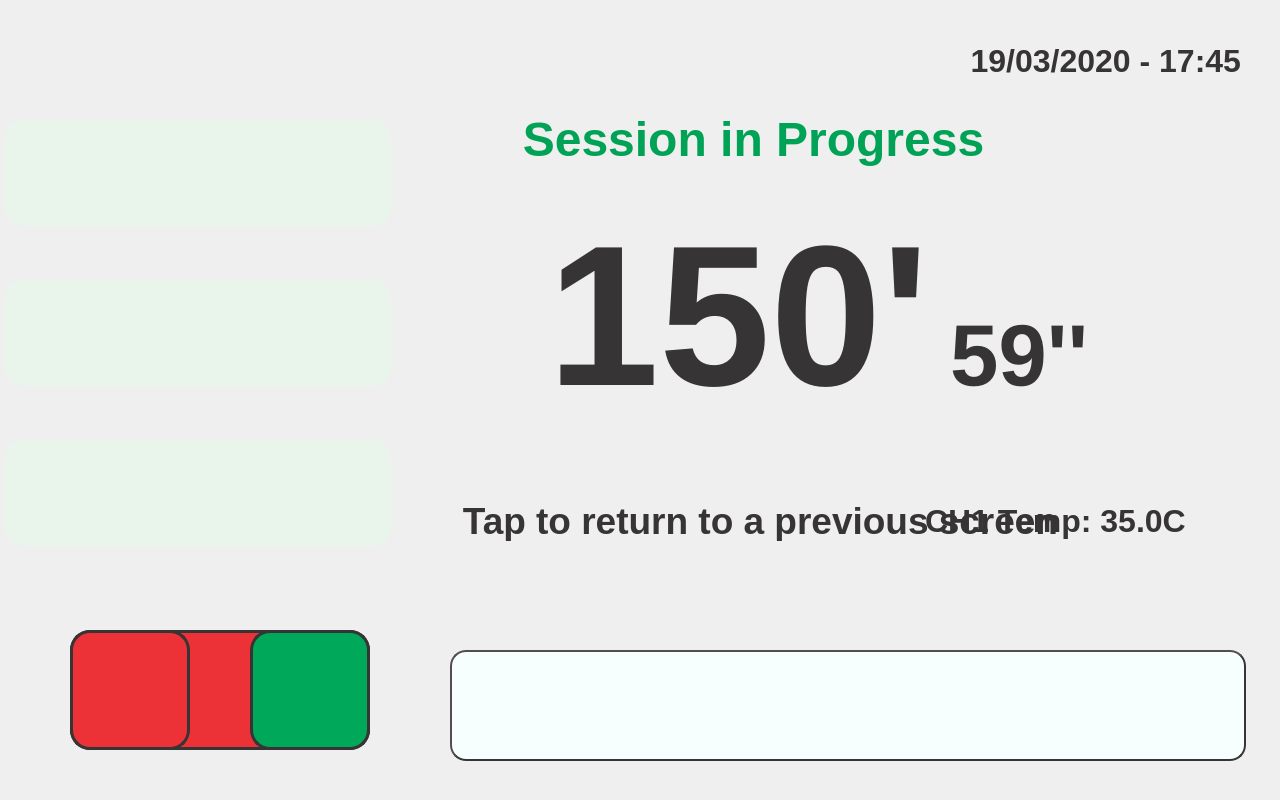
<?xml version="1.0" encoding="UTF-8"?>
<ui version="4.0">
 <class>TreatmentDialog</class>
 <widget class="QDialog" name="TreatmentDialog">
  <property name="geometry">
   <rect>
    <x>0</x>
    <y>0</y>
    <width>1280</width>
    <height>800</height>
   </rect>
  </property>
  <property name="windowTitle">
   <string>Dialog</string>
  </property>
  <property name="styleSheet">
   <string notr="true">QDialog {
background-image: url(:/background/resources/bkg_treat_no_buttons.png);
}</string>
  </property>
  <widget class="QTextEdit" name="textEdit">
   <property name="geometry">
    <rect>
     <x>450</x>
     <y>650</y>
     <width>796</width>
     <height>111</height>
    </rect>
   </property>
   <property name="styleSheet">
    <string notr="true">border:2px outset;
background-color: rgb(246, 255, 254);
border-radius: 16px;
color: rgb(0, 0, 127);
border-color: rgb(55, 52, 53);</string>
   </property>
  </widget>
  <widget class="QPushButton" name="stop_rsmButton">
   <property name="geometry">
    <rect>
     <x>70</x>
     <y>630</y>
     <width>300</width>
     <height>120</height>
    </rect>
   </property>
   <property name="minimumSize">
    <size>
     <width>100</width>
     <height>100</height>
    </size>
   </property>
   <property name="styleSheet">
    <string notr="true">background-image: url(:/buttons/resources/Stop-Pause.png);
background-color: rgb(237, 50, 55);
border-radius: 20px;
border:3px solid rgb(55, 52, 53);</string>
   </property>
   <property name="text">
    <string/>
   </property>
  </widget>
  <widget class="QLabel" name="date_timeLabel">
   <property name="geometry">
    <rect>
     <x>910</x>
     <y>40</y>
     <width>331</width>
     <height>41</height>
    </rect>
   </property>
   <property name="font">
    <font>
     <family>Liberation Sans</family>
     <pointsize>24</pointsize>
     <weight>75</weight>
     <bold>true</bold>
    </font>
   </property>
   <property name="styleSheet">
    <string notr="true">color: rgb(55, 52, 53);</string>
   </property>
   <property name="text">
    <string>19/03/2020 - 17:45</string>
   </property>
   <property name="alignment">
    <set>Qt::AlignRight|Qt::AlignTrailing|Qt::AlignVCenter</set>
   </property>
  </widget>
  <widget class="QLabel" name="stage1PowerLabel">
   <property name="geometry">
    <rect>
     <x>260</x>
     <y>120</y>
     <width>151</width>
     <height>51</height>
    </rect>
   </property>
   <property name="font">
    <font>
     <family>Liberation Sans</family>
     <pointsize>36</pointsize>
     <weight>75</weight>
     <bold>true</bold>
    </font>
   </property>
   <property name="styleSheet">
    <string notr="true">color: rgb(237, 50, 55);</string>
   </property>
   <property name="text">
    <string>100%</string>
   </property>
  </widget>
  <widget class="QLabel" name="progressLabel">
   <property name="geometry">
    <rect>
     <x>448</x>
     <y>109</y>
     <width>611</width>
     <height>61</height>
    </rect>
   </property>
   <property name="font">
    <font>
     <family>Liberation Sans</family>
     <pointsize>36</pointsize>
     <weight>75</weight>
     <bold>true</bold>
    </font>
   </property>
   <property name="styleSheet">
    <string notr="true">color: rgb(0, 163, 86);</string>
   </property>
   <property name="text">
    <string>Session in Progress</string>
   </property>
   <property name="alignment">
    <set>Qt::AlignCenter</set>
   </property>
  </widget>
  <widget class="QLabel" name="remaining_secsLabel">
   <property name="geometry">
    <rect>
     <x>950</x>
     <y>280</y>
     <width>161</width>
     <height>151</height>
    </rect>
   </property>
   <property name="font">
    <font>
     <family>Liberation Sans</family>
     <pointsize>65</pointsize>
     <weight>75</weight>
     <bold>true</bold>
    </font>
   </property>
   <property name="styleSheet">
    <string notr="true">color: rgb(55, 52, 53);</string>
   </property>
   <property name="text">
    <string>59''</string>
   </property>
  </widget>
  <widget class="QLabel" name="remaining_minsLabel">
   <property name="geometry">
    <rect>
     <x>448</x>
     <y>200</y>
     <width>481</width>
     <height>231</height>
    </rect>
   </property>
   <property name="font">
    <font>
     <family>Liberation Sans</family>
     <pointsize>150</pointsize>
     <weight>75</weight>
     <bold>true</bold>
    </font>
   </property>
   <property name="styleSheet">
    <string notr="true">color: rgb(55, 52, 53);</string>
   </property>
   <property name="text">
    <string>150'</string>
   </property>
   <property name="alignment">
    <set>Qt::AlignRight|Qt::AlignTrailing|Qt::AlignVCenter</set>
   </property>
  </widget>
  <widget class="QLabel" name="stage1MinutesLabel">
   <property name="geometry">
    <rect>
     <x>260</x>
     <y>170</y>
     <width>151</width>
     <height>51</height>
    </rect>
   </property>
   <property name="font">
    <font>
     <family>Liberation Sans</family>
     <pointsize>36</pointsize>
     <weight>75</weight>
     <bold>true</bold>
    </font>
   </property>
   <property name="styleSheet">
    <string notr="true">color: rgb(55, 52, 53);</string>
   </property>
   <property name="text">
    <string>120'</string>
   </property>
  </widget>
  <widget class="QPushButton" name="stopButton">
   <property name="geometry">
    <rect>
     <x>70</x>
     <y>630</y>
     <width>120</width>
     <height>120</height>
    </rect>
   </property>
   <property name="minimumSize">
    <size>
     <width>100</width>
     <height>100</height>
    </size>
   </property>
   <property name="styleSheet">
    <string notr="true">background-image: url(:/buttons/resources/Stop.png);
background-color: rgb(237, 50, 55);
border-radius: 20px;
border:3px solid rgb(55, 52, 53);</string>
   </property>
   <property name="text">
    <string/>
   </property>
  </widget>
  <widget class="QPushButton" name="rsmButton">
   <property name="geometry">
    <rect>
     <x>250</x>
     <y>630</y>
     <width>120</width>
     <height>120</height>
    </rect>
   </property>
   <property name="minimumSize">
    <size>
     <width>100</width>
     <height>100</height>
    </size>
   </property>
   <property name="styleSheet">
    <string notr="true">background-image: url(:/buttons/resources/Rsm.png);
background-color: rgb(0, 168, 89);
border-radius: 20px;
border:3px solid rgb(55, 52, 53);</string>
   </property>
   <property name="text">
    <string/>
   </property>
  </widget>
  <widget class="QPushButton" name="doneButton">
   <property name="geometry">
    <rect>
     <x>450</x>
     <y>500</y>
     <width>621</width>
     <height>41</height>
    </rect>
   </property>
   <property name="font">
    <font>
     <family>Liberation Sans</family>
     <pointsize>28</pointsize>
     <weight>75</weight>
     <bold>true</bold>
    </font>
   </property>
   <property name="focusPolicy">
    <enum>Qt::NoFocus</enum>
   </property>
   <property name="styleSheet">
    <string notr="true">border: 0px;
color: rgb(55, 52, 53);</string>
   </property>
   <property name="text">
    <string>Tap to return to a previous screen</string>
   </property>
  </widget>
  <widget class="QWidget" name="layoutWidget_6">
   <property name="geometry">
    <rect>
     <x>670</x>
     <y>560</y>
     <width>541</width>
     <height>76</height>
    </rect>
   </property>
   <layout class="QHBoxLayout" name="horizontalLayout_5">
    <property name="spacing">
     <number>22</number>
    </property>
    <item>
     <widget class="QPushButton" name="ant1Button">
      <property name="sizePolicy">
       <sizepolicy hsizetype="Fixed" vsizetype="Fixed">
        <horstretch>0</horstretch>
        <verstretch>0</verstretch>
       </sizepolicy>
      </property>
      <property name="minimumSize">
       <size>
        <width>100</width>
        <height>50</height>
       </size>
      </property>
      <property name="font">
       <font>
        <family>Liberation Sans</family>
        <pointsize>16</pointsize>
        <weight>75</weight>
        <bold>true</bold>
       </font>
      </property>
      <property name="styleSheet">
       <string notr="true">border: 0px;
</string>
      </property>
      <property name="text">
       <string/>
      </property>
      <property name="icon">
       <iconset resource="stretcher4_res.qrc">
        <normaloff>:/buttons/resources/wifi-symbol_disa.png</normaloff>:/buttons/resources/wifi-symbol_disa.png</iconset>
      </property>
      <property name="iconSize">
       <size>
        <width>100</width>
        <height>100</height>
       </size>
      </property>
     </widget>
    </item>
    <item>
     <widget class="QPushButton" name="ant2Button">
      <property name="sizePolicy">
       <sizepolicy hsizetype="Fixed" vsizetype="Fixed">
        <horstretch>0</horstretch>
        <verstretch>0</verstretch>
       </sizepolicy>
      </property>
      <property name="minimumSize">
       <size>
        <width>100</width>
        <height>50</height>
       </size>
      </property>
      <property name="font">
       <font>
        <family>Liberation Sans</family>
        <pointsize>16</pointsize>
        <weight>75</weight>
        <bold>true</bold>
       </font>
      </property>
      <property name="styleSheet">
       <string notr="true">border: 0px;
</string>
      </property>
      <property name="text">
       <string/>
      </property>
      <property name="icon">
       <iconset resource="stretcher4_res.qrc">
        <normaloff>:/buttons/resources/wifi-symbol_disa.png</normaloff>:/buttons/resources/wifi-symbol_disa.png</iconset>
      </property>
      <property name="iconSize">
       <size>
        <width>100</width>
        <height>100</height>
       </size>
      </property>
     </widget>
    </item>
    <item>
     <widget class="QPushButton" name="ant3Button">
      <property name="sizePolicy">
       <sizepolicy hsizetype="Fixed" vsizetype="Fixed">
        <horstretch>0</horstretch>
        <verstretch>0</verstretch>
       </sizepolicy>
      </property>
      <property name="minimumSize">
       <size>
        <width>100</width>
        <height>50</height>
       </size>
      </property>
      <property name="font">
       <font>
        <family>Liberation Sans</family>
        <pointsize>16</pointsize>
        <weight>75</weight>
        <bold>true</bold>
       </font>
      </property>
      <property name="styleSheet">
       <string notr="true">border: 0px;
</string>
      </property>
      <property name="text">
       <string/>
      </property>
      <property name="icon">
       <iconset resource="stretcher4_res.qrc">
        <normaloff>:/buttons/resources/wifi-symbol_disa.png</normaloff>:/buttons/resources/wifi-symbol_disa.png</iconset>
      </property>
      <property name="iconSize">
       <size>
        <width>100</width>
        <height>100</height>
       </size>
      </property>
     </widget>
    </item>
   </layout>
  </widget>
  <widget class="QLabel" name="tempLabel">
   <property name="geometry">
    <rect>
     <x>925</x>
     <y>500</y>
     <width>331</width>
     <height>41</height>
    </rect>
   </property>
   <property name="font">
    <font>
     <family>Liberation Sans</family>
     <pointsize>24</pointsize>
     <weight>75</weight>
     <bold>true</bold>
    </font>
   </property>
   <property name="styleSheet">
    <string notr="true">color: rgb(55, 52, 53);</string>
   </property>
   <property name="text">
    <string>CH1 Temp: 35.0C</string>
   </property>
  </widget>
  <widget class="QLabel" name="stage2MinutesLabel">
   <property name="geometry">
    <rect>
     <x>260</x>
     <y>330</y>
     <width>151</width>
     <height>51</height>
    </rect>
   </property>
   <property name="font">
    <font>
     <family>Liberation Sans</family>
     <pointsize>36</pointsize>
     <weight>75</weight>
     <bold>true</bold>
    </font>
   </property>
   <property name="styleSheet">
    <string notr="true">color: rgb(55, 52, 53);</string>
   </property>
   <property name="text">
    <string>120'</string>
   </property>
  </widget>
  <widget class="QLabel" name="stage2PowerLabel">
   <property name="geometry">
    <rect>
     <x>260</x>
     <y>280</y>
     <width>151</width>
     <height>51</height>
    </rect>
   </property>
   <property name="font">
    <font>
     <family>Liberation Sans</family>
     <pointsize>36</pointsize>
     <weight>75</weight>
     <bold>true</bold>
    </font>
   </property>
   <property name="styleSheet">
    <string notr="true">color: rgb(237, 50, 55);</string>
   </property>
   <property name="text">
    <string>100%</string>
   </property>
  </widget>
  <widget class="QLabel" name="stage3MinutesLabel">
   <property name="geometry">
    <rect>
     <x>260</x>
     <y>490</y>
     <width>151</width>
     <height>51</height>
    </rect>
   </property>
   <property name="font">
    <font>
     <family>Liberation Sans</family>
     <pointsize>36</pointsize>
     <weight>75</weight>
     <bold>true</bold>
    </font>
   </property>
   <property name="styleSheet">
    <string notr="true">color: rgb(55, 52, 53);</string>
   </property>
   <property name="text">
    <string>120'</string>
   </property>
  </widget>
  <widget class="QLabel" name="stage3PowerLabel">
   <property name="geometry">
    <rect>
     <x>260</x>
     <y>440</y>
     <width>151</width>
     <height>51</height>
    </rect>
   </property>
   <property name="font">
    <font>
     <family>Liberation Sans</family>
     <pointsize>36</pointsize>
     <weight>75</weight>
     <bold>true</bold>
    </font>
   </property>
   <property name="styleSheet">
    <string notr="true">color: rgb(237, 50, 55);</string>
   </property>
   <property name="text">
    <string>100%</string>
   </property>
  </widget>
  <widget class="QWidget" name="layoutWidget">
   <property name="geometry">
    <rect>
     <x>5</x>
     <y>120</y>
     <width>236</width>
     <height>106</height>
    </rect>
   </property>
   <layout class="QHBoxLayout" name="horizontalLayout">
    <property name="spacing">
     <number>5</number>
    </property>
    <item>
     <widget class="QPushButton" name="stage1SignalButton">
      <property name="sizePolicy">
       <sizepolicy hsizetype="Fixed" vsizetype="Fixed">
        <horstretch>0</horstretch>
        <verstretch>0</verstretch>
       </sizepolicy>
      </property>
      <property name="minimumSize">
       <size>
        <width>90</width>
        <height>90</height>
       </size>
      </property>
      <property name="styleSheet">
       <string notr="true">background-image: url(:/buttons/resources/triangular_90_90.png);
background-repeat:no-repeat;
background-position: center center;
background-color: rgb(230, 231, 232);
border-radius: 20px;
border:3px solid rgb(55, 52, 53);</string>
      </property>
      <property name="text">
       <string/>
      </property>
     </widget>
    </item>
    <item>
     <widget class="QPushButton" name="stage1FreqButton">
      <property name="sizePolicy">
       <sizepolicy hsizetype="Fixed" vsizetype="Fixed">
        <horstretch>0</horstretch>
        <verstretch>0</verstretch>
       </sizepolicy>
      </property>
      <property name="minimumSize">
       <size>
        <width>90</width>
        <height>90</height>
       </size>
      </property>
      <property name="styleSheet">
       <string notr="true">background-image: url(:/frequencies/resources/freq1_90_90.png);
background-repeat:no-repeat;
background-position: center center;
background-color: rgb(230, 231, 232);
border-radius: 20px;
border:3px solid rgb(55, 52, 53);</string>
      </property>
      <property name="text">
       <string/>
      </property>
     </widget>
    </item>
   </layout>
  </widget>
  <widget class="QWidget" name="layoutWidget_2">
   <property name="geometry">
    <rect>
     <x>5</x>
     <y>280</y>
     <width>236</width>
     <height>106</height>
    </rect>
   </property>
   <layout class="QHBoxLayout" name="horizontalLayout_2">
    <property name="spacing">
     <number>5</number>
    </property>
    <item>
     <widget class="QPushButton" name="stage2SignalButton">
      <property name="sizePolicy">
       <sizepolicy hsizetype="Fixed" vsizetype="Fixed">
        <horstretch>0</horstretch>
        <verstretch>0</verstretch>
       </sizepolicy>
      </property>
      <property name="minimumSize">
       <size>
        <width>90</width>
        <height>90</height>
       </size>
      </property>
      <property name="styleSheet">
       <string notr="true">background-image: url(:/buttons/resources/square_90_90.png);
background-repeat:no-repeat;
background-color: rgb(237, 211, 152);
border-radius: 20px;
border:3px solid rgb(55, 52, 53);</string>
      </property>
      <property name="text">
       <string/>
      </property>
     </widget>
    </item>
    <item>
     <widget class="QPushButton" name="stage2FreqButton">
      <property name="sizePolicy">
       <sizepolicy hsizetype="Fixed" vsizetype="Fixed">
        <horstretch>0</horstretch>
        <verstretch>0</verstretch>
       </sizepolicy>
      </property>
      <property name="minimumSize">
       <size>
        <width>90</width>
        <height>90</height>
       </size>
      </property>
      <property name="styleSheet">
       <string notr="true">background-image: url(:/frequencies/resources/freq1_90_90.png);
background-repeat:no-repeat;
background-position: center center;
background-color: rgb(230, 231, 232);
border-radius: 20px;
border:3px solid rgb(55, 52, 53);</string>
      </property>
      <property name="text">
       <string/>
      </property>
     </widget>
    </item>
   </layout>
  </widget>
  <widget class="QWidget" name="layoutWidget_3">
   <property name="geometry">
    <rect>
     <x>5</x>
     <y>440</y>
     <width>236</width>
     <height>106</height>
    </rect>
   </property>
   <layout class="QHBoxLayout" name="horizontalLayout_3">
    <property name="spacing">
     <number>5</number>
    </property>
    <item>
     <widget class="QPushButton" name="stage3SignalButton">
      <property name="sizePolicy">
       <sizepolicy hsizetype="Fixed" vsizetype="Fixed">
        <horstretch>0</horstretch>
        <verstretch>0</verstretch>
       </sizepolicy>
      </property>
      <property name="minimumSize">
       <size>
        <width>90</width>
        <height>90</height>
       </size>
      </property>
      <property name="styleSheet">
       <string notr="true">background-image: url(:/buttons/resources/square_90_90.png);
background-repeat:no-repeat;
background-color: rgb(237, 211, 152);
border-radius: 20px;
border:3px solid rgb(55, 52, 53);</string>
      </property>
      <property name="text">
       <string/>
      </property>
     </widget>
    </item>
    <item>
     <widget class="QPushButton" name="stage3FreqButton">
      <property name="sizePolicy">
       <sizepolicy hsizetype="Fixed" vsizetype="Fixed">
        <horstretch>0</horstretch>
        <verstretch>0</verstretch>
       </sizepolicy>
      </property>
      <property name="minimumSize">
       <size>
        <width>90</width>
        <height>90</height>
       </size>
      </property>
      <property name="styleSheet">
       <string notr="true">background-image: url(:/frequencies/resources/freq1_90_90.png);
background-repeat:no-repeat;
background-position: center center;
background-color: rgb(230, 231, 232);
border-radius: 20px;
border:3px solid rgb(55, 52, 53);</string>
      </property>
      <property name="text">
       <string/>
      </property>
     </widget>
    </item>
   </layout>
  </widget>
  <widget class="QPushButton" name="stage2BkgButton">
   <property name="geometry">
    <rect>
     <x>5</x>
     <y>280</y>
     <width>386</width>
     <height>106</height>
    </rect>
   </property>
   <property name="sizePolicy">
    <sizepolicy hsizetype="Expanding" vsizetype="Fixed">
     <horstretch>0</horstretch>
     <verstretch>0</verstretch>
    </sizepolicy>
   </property>
   <property name="minimumSize">
    <size>
     <width>90</width>
     <height>90</height>
    </size>
   </property>
   <property name="font">
    <font>
     <family>Liberation Sans</family>
     <pointsize>24</pointsize>
     <weight>75</weight>
     <bold>true</bold>
    </font>
   </property>
   <property name="focusPolicy">
    <enum>Qt::NoFocus</enum>
   </property>
   <property name="styleSheet">
    <string notr="true">color: rgb(55, 52, 53);
background-color: rgb(233, 245, 235);
border-radius: 20px;
border:3px solid rgb(233, 245, 235);</string>
   </property>
   <property name="text">
    <string/>
   </property>
  </widget>
  <widget class="QPushButton" name="stage1BkgButton">
   <property name="geometry">
    <rect>
     <x>5</x>
     <y>120</y>
     <width>386</width>
     <height>106</height>
    </rect>
   </property>
   <property name="sizePolicy">
    <sizepolicy hsizetype="Expanding" vsizetype="Fixed">
     <horstretch>0</horstretch>
     <verstretch>0</verstretch>
    </sizepolicy>
   </property>
   <property name="minimumSize">
    <size>
     <width>90</width>
     <height>90</height>
    </size>
   </property>
   <property name="font">
    <font>
     <family>Liberation Sans</family>
     <pointsize>24</pointsize>
     <weight>75</weight>
     <bold>true</bold>
    </font>
   </property>
   <property name="focusPolicy">
    <enum>Qt::NoFocus</enum>
   </property>
   <property name="styleSheet">
    <string notr="true">color: rgb(55, 52, 53);
background-color: rgb(233, 245, 235);
border-radius: 20px;
border:3px solid rgb(233, 245, 235);</string>
   </property>
   <property name="text">
    <string/>
   </property>
  </widget>
  <widget class="QPushButton" name="stage3BkgButton">
   <property name="geometry">
    <rect>
     <x>5</x>
     <y>440</y>
     <width>386</width>
     <height>106</height>
    </rect>
   </property>
   <property name="sizePolicy">
    <sizepolicy hsizetype="Expanding" vsizetype="Fixed">
     <horstretch>0</horstretch>
     <verstretch>0</verstretch>
    </sizepolicy>
   </property>
   <property name="minimumSize">
    <size>
     <width>90</width>
     <height>90</height>
    </size>
   </property>
   <property name="font">
    <font>
     <family>Liberation Sans</family>
     <pointsize>24</pointsize>
     <weight>75</weight>
     <bold>true</bold>
    </font>
   </property>
   <property name="focusPolicy">
    <enum>Qt::NoFocus</enum>
   </property>
   <property name="styleSheet">
    <string notr="true">color: rgb(55, 52, 53);
background-color: rgb(233, 245, 235);
border-radius: 20px;
border:3px solid rgb(233, 245, 235);</string>
   </property>
   <property name="text">
    <string/>
   </property>
  </widget>
 </widget>
 <resources>
  <include location="stretcher4_res.qrc"/>
 </resources>
 <connections/>
</ui>
